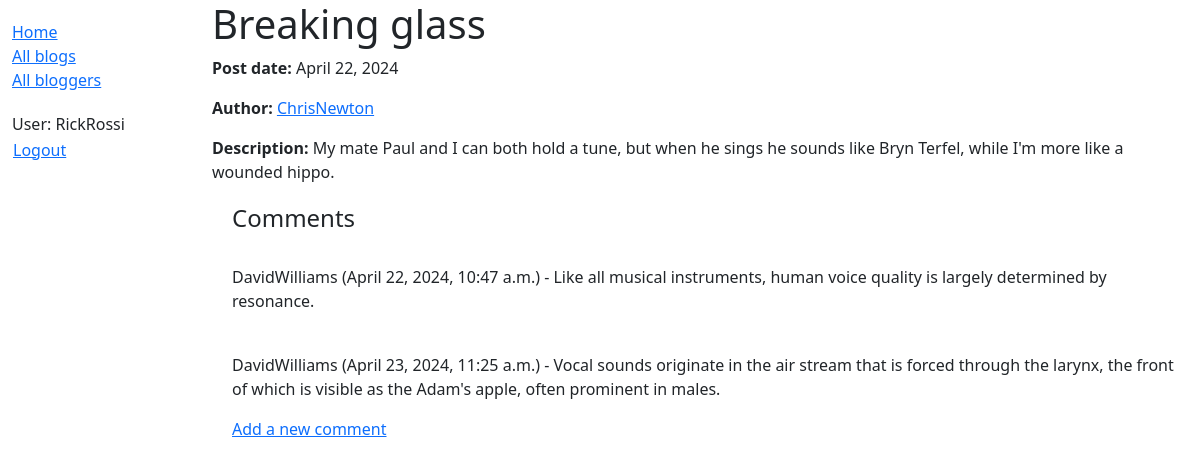
The page /blog/blog/1 (signed in) on the database its author committed.
### blog/models.py (models this page shows, shortened)
class Blog(models.Model):
    title = models.CharField(max_length=200)
    description = models.TextField(help_text="Add blog here")
    date = models.DateField(auto_now_add=True)
    author = models.ForeignKey('Blogger', on_delete=models.CASCADE)
    class Meta:
        ordering = ['-date']

class Blogger(models.Model):
    author = models.OneToOneField(User, on_delete=models.CASCADE)
    bio = models.TextField(help_text="Enter short biography here")
    def __str__(self):
        return str(self.author)
    def get_absolute_url(self):
        return reverse('blogger-detail', args=[str(self.id)])

class Comment(models.Model):
    description = models.TextField(help_text="Enter comment about blog here")
    date_time = models.DateTimeField(auto_now_add=True)
    author = models.ForeignKey(User, on_delete=models.CASCADE)
    blog = models.ForeignKey(Blog, on_delete=models.CASCADE)
    class Meta:
        ordering = ['date_time']

### blog/views.py (the view)
# urls.py: path('blog/<int:pk>', views.BlogDetailView.as_view(), name='blog-detail'),
class BlogDetailView(generic.DetailView):
    model = Blog

### blog/templates/blog/blog_detail.html
{% extends "base_generic.html" %}
{% block content %}
  <h1>{{ blog.title }}</h1>
  <p><strong>Post date:</strong> {{ blog.date }}</p>
  <p><strong>Author:</strong> <a href="{{ blog.author.get_absolute_url }}">{{ blog.author }}</a></p>
  <p><strong>Description:</strong> {{ blog.description }}</p>
  <div style="margin-left:20px;margin-top:20px">
    <h4>Comments</h4>
    {% for comment in blog.comment_set.all %}
        <br />
        <p>{{ comment.author }} ({{ comment.date_time }}) - {{ comment.description }}</p>
    {% endfor %}
    {% if user.is_authenticated %}
      <p><a href="{% url 'comment-create' blog.pk %}">Add a new comment</a></p>
    {% else %}
      <p><a href="{% url 'login' %}?next={{ request.path }}">Login</a> to add a new comment.</p>
    {% endif %}
    </div>
{% endblock %}

### blog/templates/base_generic.html (shortened to what this page needs)
<!DOCTYPE html>
<html lang="en">
  <head>
    <link href="https://cdn.jsdelivr.net/npm/bootstrap@5.3.3/dist/css/bootstrap.min.css"
      rel="stylesheet"
>
    {% load static %}
    <link rel="stylesheet" href="{% static 'css/styles.css' %}" />
  </head>
  <body>
    <div class="container-fluid">
      <div class="row">
        <div class="col-sm-2">
          {% block sidebar %}
            <ul class="sidebar-nav">
              <li><a href="{% url 'index' %}">Home</a></li>
              <li><a href="{% url 'blogs' %}">All blogs</a></li>
              <li><a href="{% url 'bloggers'%}">All bloggers</a></li>
            </ul>
            <ul class="sidebar-nav">
             {% if user.is_authenticated %}
               <li>User: {{ user.get_username }}</li>
               <li>
                 <form id="logout-form" method="post" action="{% url 'logout' %}">
                    <button type="submit" class="btn btn-link">Logout</button>
                 </form>
               </li>
             {% else %}
               <li><a href="{% url 'login' %}?next={{ request.path }}">Login</a></li>
             {% endif %}
            </ul>
          {% endblock %}
        </div>
        <div class="col-sm-10 ">{% block content %}{% endblock %}
        </div>
      </div>
    </div>
  </body>
</html>

### blog/static/css/styles.css (style rules this page uses)
.sidebar-nav { margin-top: 20px; padding: 0; list-style: none; }
#logout-form { display: inline; }
#logout-form button { padding: 0; margin: 0; }

### rows shown on the page
Blog: date "April 22, 2024", author "ChrisNewton", description "My mate Paul and I can both hold a tune, but when he sings he sounds like Bryn Terfel, while I'm more like a wounded hippo."
Comment: author "DavidWilliams", date_time "April 22, 2024, 10:47 a.m.", description "Like all musical instruments, human voice quality is largely determined by resonance."
Comment: author "DavidWilliams", date_time "April 23, 2024, 11:25 a.m.", description "Vocal sounds originate in the air stream that is forced through the larynx, the front of which is visible as the Adam's apple, often prominent in males."

### other values the page prints
{{ user.get_username }} "RickRossi"
